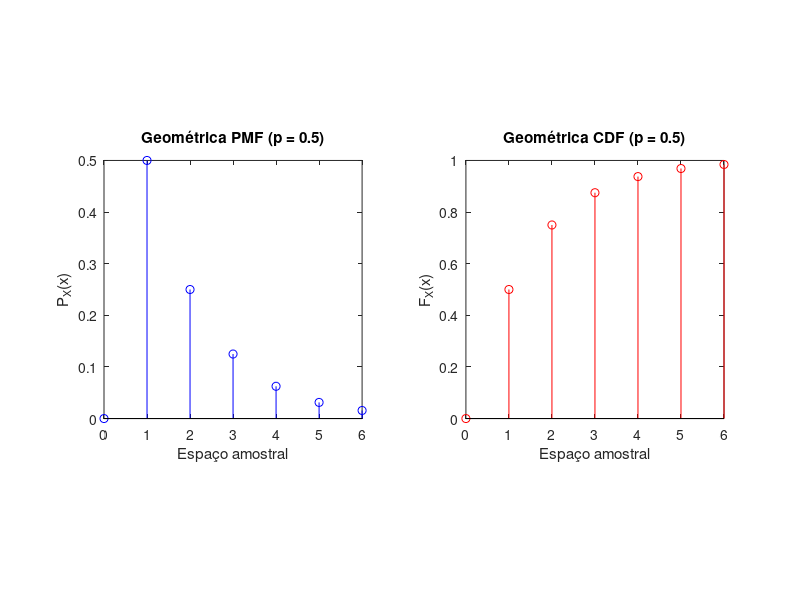

This figure's MATLAB source:
clear all clc clf

% Função para calcular a função de massa de probabilidade (pmf) de uma variável aleatória geométrica
function pmf=geometricpmf(p,x)
  % Para a variável aleatória geométrica(p) X
  % e vetor de entrada x, a saída é um
  % vetor pmf tal que pmf(i)=Prob[X=x(i)]
  x=x(:);
  pmf= p*((1-p).^(x-1));
  pmf= (x>0).*(x==floor(x)).*pmf;
  pmf = pmf';
endfunction

% Função para calcular a função de distribuição cumulativa (cdf) de uma variável aleatória geométrica
function cdf=geometriccdf(p,x)
  % Para a variável aleatória geométrica(p) X
  % e vetor de entrada x, a saída é um
  % vetor cdf tal que cdf_i=Prob[X<=x_i]
  x=(x(:)>=1).*floor(x(:));
  cdf=1-((1-p).^x);
  cdf = cdf';
endfunction

% Função para calcular o valor esperado de uma variável aleatória
function E = expectedValue(sx, px)
  v = sx .* px;
  E = sum(v);
endfunction

% Espaço amostral e parâmetro
sx = 0:1:6;
p  = 0.5;

% Cálculo da PMF e CDF
px = geometricpmf(p, sx);
fx = geometriccdf(p, sx);

% Valor esperado
E = expectedValue(sx, px)

% Plot da PMF
figure(1);
subplot(1,2,1);
stem(sx, px, 'b');
title("Geométrica PMF (p = 0.5)");
xlabel("Espaço amostral");
ylabel("P_X(x)");
axis square

% Plot da CDF
figure(1);
subplot(1,2,2);
stem(sx, fx, 'r');
title("Geométrica CDF (p = 0.5)");
xlabel("Espaço amostral");
ylabel('F_X(x)');
axis square
